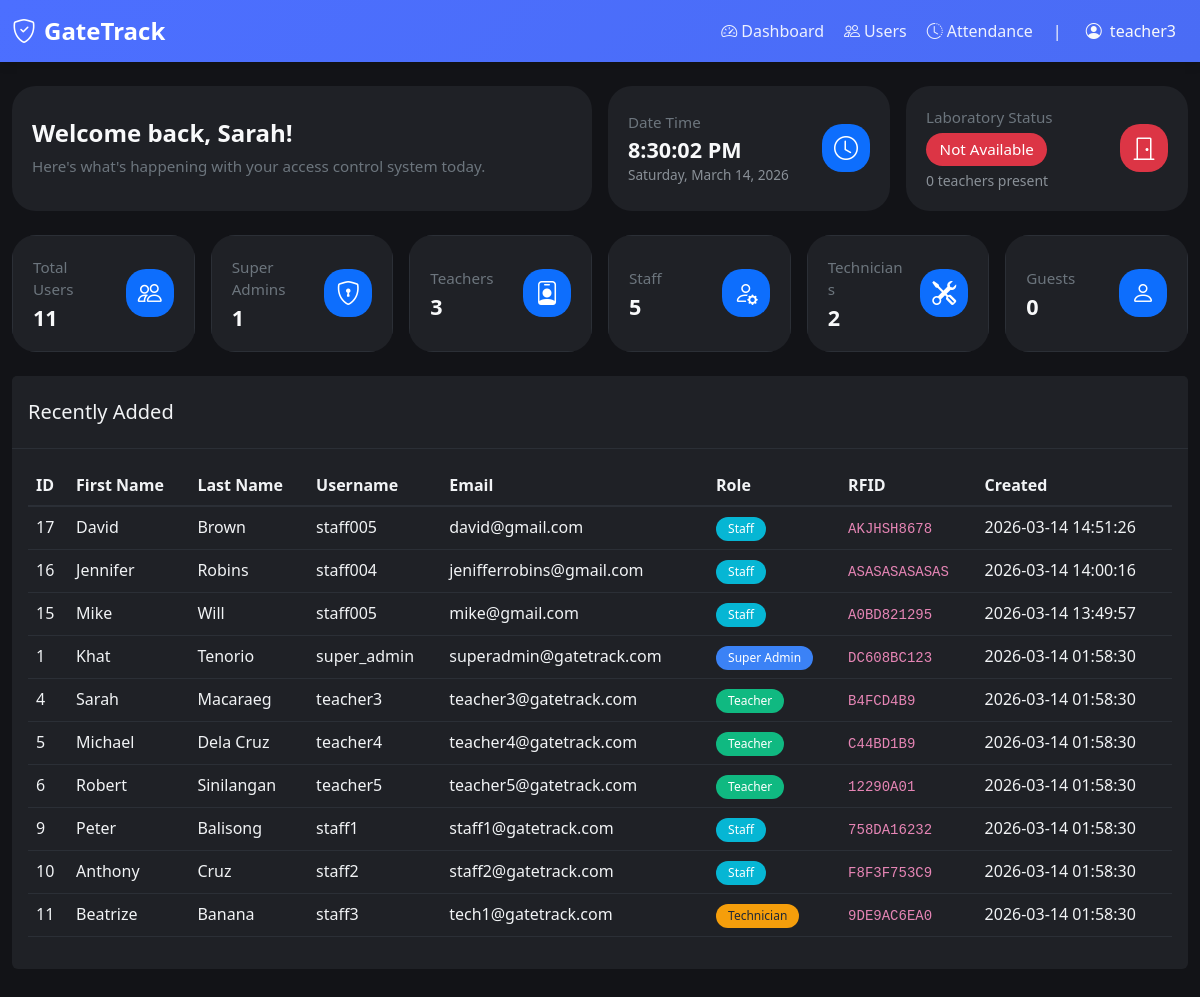
The app's page /dashboard (signed in), older data.
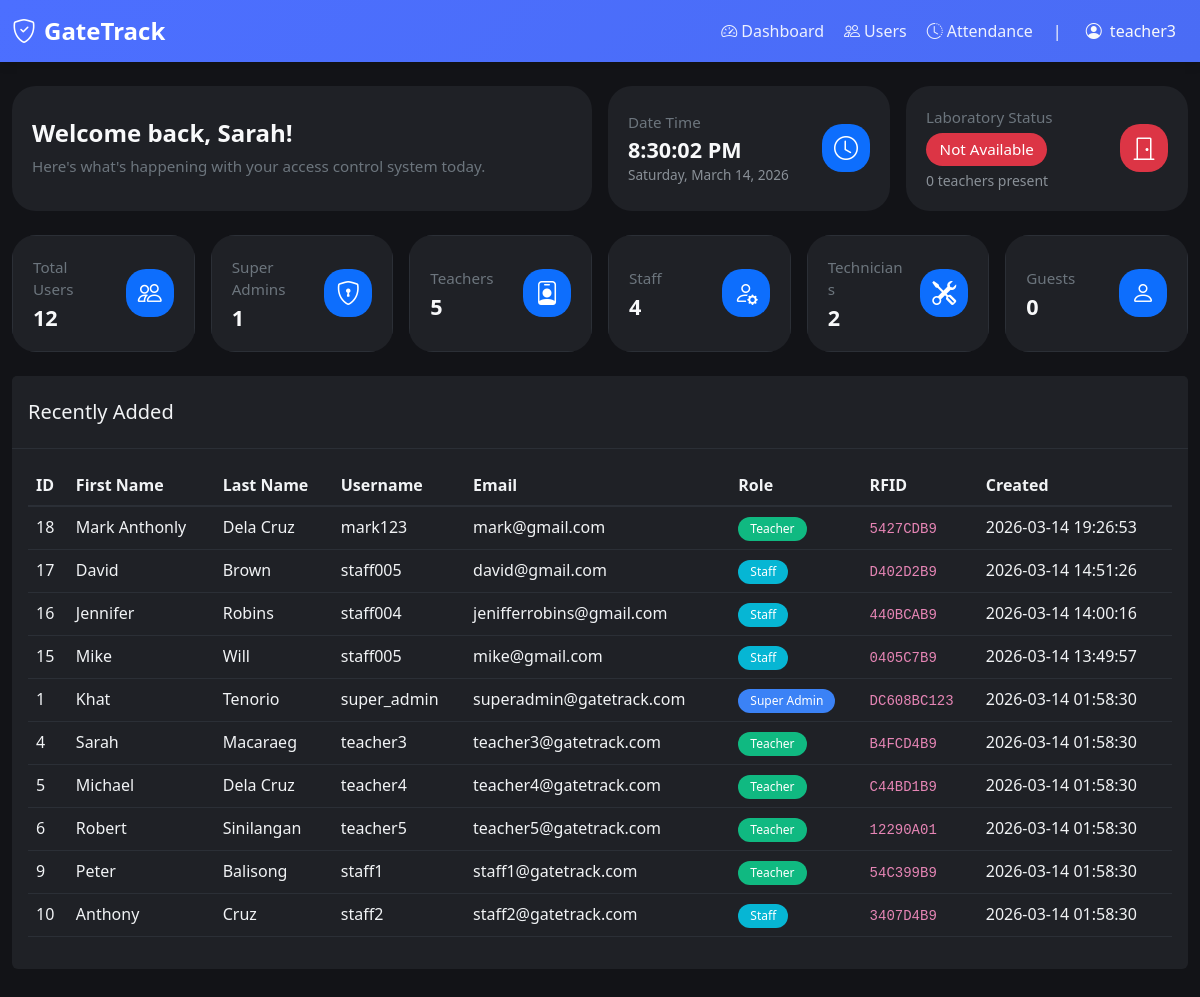
The same page, newer data.
### tables this page shows
CREATE TABLE "users" (id INTEGER NOT NULL, username VARCHAR(80), email VARCHAR(120) NOT NULL, password VARCHAR(200), contact VARCHAR(20), gender VARCHAR(10), role VARCHAR(20) NOT NULL, created_at DATETIME, rfid TEXT, first_name VARCHAR(50), last_name VARCHAR(50), PRIMARY KEY (id), UNIQUE (email));

### app.py (the view)
@app.route('/dashboard')
@login_required
def dashboard():
    user_count = get_user_count_by_role()
    super_admin_count = get_user_count_by_role('super_admin')
    teacher_count = get_user_count_by_role('teacher')
    staff_count = get_user_count_by_role('staff')
    technician_count = get_user_count_by_role('technician')
    guest_count = get_user_count_by_role('guest')
    from database_utils import get_today_attendance_count, get_teachers_currently_present
    teachers_present = get_teachers_currently_present()
    lab_status = 'Available' if teachers_present > 0 else 'Not Available'
    all_users = get_all_users()
    recent_users = sorted(all_users, key=lambda u: u['created_at'] or '1900-01-01', reverse=True)[:10]
    return render_template(
        'dashboard.html',
        user_count=user_count,
        super_admin_count=super_admin_count,
        teacher_count=teacher_count,
        staff_count=staff_count,
        technician_count=technician_count,
        guest_count=guest_count,
        users=recent_users,
        teachers_present=teachers_present,
        lab_status=lab_status
    )

### app.py (called while the page is built)
def get_connection():
    conn = sqlite3.connect(DB_PATH)
    conn.row_factory = sqlite3.Row
    return conn

def get_all_users():
    conn = get_connection()
    cursor = conn.cursor()
    cursor.execute('SELECT * FROM users ORDER BY id')
    users = cursor.fetchall()
    conn.close()
    return users

def get_user_count_by_role(role=None):
    conn = get_connection()
    cursor = conn.cursor()
    if role:
        cursor.execute('SELECT COUNT(*) FROM users WHERE role = ?', (role,))
    else:
        cursor.execute('SELECT COUNT(*) FROM users')
    count = cursor.fetchone()[0]
    conn.close()
    return count

def login_required(f):
    @wraps(f)
    def decorated_function(*args, **kwargs):
        if 'user_id' not in session:
            flash('Please log in to access this page.', 'error')
            return redirect(url_for('login'))
        return f(*args, **kwargs)
    return decorated_function

### database_utils.py (called while the page is built)
def get_connection() -> sqlite3.Connection:
    conn = sqlite3.connect(DB_PATH)
    conn.row_factory = sqlite3.Row
    return conn

### templates/dashboard.html (shortened to what the changed rows need)
{% extends "nav.html" %} {% block title %}Dashboard - GateTrack{% endblock %}  {% block content %}
<div class="row g-3 mb-4">
  <div class="col-12 col-xl-6 col-lg-12">
    <div class="card dashboard-card welcome-card">
      <div class="card-body">
        <div class="welcome-text">
          <h2 class="mb-2 fw-bolder text-light">
            Welcome back, {{ session.get('first_name') }}!
          </h2>
          <p class="text-secondary mb-0">
            Here's what's happening with your access control system today.
          </p>
        </div>
      </div>
    </div>
  </div>
</div>
<div class="row g-3 mb-4">
  <div class="col-12 col-sm-6 col-lg-4 col-xl-2">
    <div class="card dashboard-card stats-card">
      <div class="card-body">
        <div class="stats-content">
          <p class="text-secondary card-label">Total Users</p>
          <h3 class="text-light">{{ user_count }}</h3>
        </div>
      </div>
    </div>
  </div>
  <div class="col-12 col-sm-6 col-lg-4 col-xl-2">
    <div class="card dashboard-card stats-card">
      <div class="card-body">
        <div class="stats-content">
          <p class="text-secondary card-label">Teachers</p>
          <h3 class="text-light">{{ teacher_count }}</h3>
        </div>
      </div>
    </div>
  </div>
  <div class="col-12 col-sm-6 col-lg-4 col-xl-2">
    <div class="card dashboard-card stats-card">
      <div class="card-body">
        <div class="stats-content">
          <p class="text-secondary card-label">Staff</p>
          <h3 class="text-light">{{ staff_count }}</h3>
        </div>
      </div>
    </div>
  </div>
</div>
<div class="row">
  <div class="col-12">
    <div class="card">
      <div class="card-body">
        <div class="table-responsive">
          <table class="table">
            <thead>
              <tr>
                <th>ID</th>
                <th>First Name</th>
                <th>Last Name</th>
                <th>Username</th>
                <th>Email</th>
                <th>Role</th>
                <th>RFID</th>
                <th>Created</th>
              </tr>
            </thead>
            <tbody>
              {% for user in users[:15] %}
              <tr>
                <td>{{ user.id }}</td>
                <td>{{ user.first_name or '-' }}</td>
                <td>{{ user.last_name or '-' }}</td>
                <td>{{ user.username or '-' }}</td>
                <td>{{ user.email }}</td>
                <td>
                  <span
                    class="badge badge-role-{{ user.role | replace('_', '-') }}"
                  >
                    {{ user.role.replace('_', ' ').title() }}
                  </span>
                </td>
                <td><code>{{ user.rfid or 'N/A' }}</code></td>
                <td>{{ user.created_at }}</td>
              </tr>
              {% endfor %}
            </tbody>
          </table>
        </div>
      </div>
    </div>
  </div>
</div>
{% endblock %}

### templates/nav.html (shortened to what this page needs)
<!doctype html>
<html lang="en" data-bs-theme="dark">
  <head>
    <link
      href="{{ url_for('static', filename='bootstrap/5.3.0/css/bootstrap.min.css') }}"
      rel="stylesheet"
    />
    <link
      rel="stylesheet"
      href="{{ url_for('static', filename='css/style.css') }}"
    />
    <link
      rel="stylesheet"
      href="{{ url_for('static', filename='bootstrap-icons/1.11.0/font/bootstrap-icons.css') }}"
    />
  </head>
  <body>
    <nav class="navbar sticky-top navbar-expand-lg navbar-dark">
      <div class="container-fluid">
        <a class="navbar-brand" href="{{ url_for('dashboard') }}">
          <i class="bi bi-shield-check me-2"></i>GateTrack
        </a>
        <div class="collapse navbar-collapse" id="navbarNav">
          <div class="navbar-nav ms-auto">
            <div class="nav-group">
              <ul class="navbar-nav">
                <li class="nav-item">
                  <a
                    class="nav-link{% if request.endpoint == 'dashboard' %} active{% endif %}"
                    href="{{ url_for('dashboard') }}"
                  >
                    <i class="bi bi-speedometer2 me-1"></i>Dashboard
                  </a>
                </li>
                {% if session.get('role') in ['super_admin', 'teacher'] %}
                <li class="nav-item">
                  <a
                    class="nav-link{% if request.endpoint == 'users' %} active{% endif %}"
                    href="{{ url_for('users') }}"
                  >
                    <i class="bi bi-people me-1"></i>Users
                  </a>
                </li>
                <li class="nav-item">
                  <a
                    class="nav-link{% if request.endpoint == 'attendance' %} active{% endif %}"
                    href="{{ url_for('attendance') }}"
                  >
                    <i class="bi bi-clock-history me-1"></i>Attendance
                  </a>
                </li>
                {% endif %}
              </ul>
              <span class="text-light mx-1">|</span>
              <div class="dropdown">
                <button
                  class="btn btn-outline-light dropdown-toggle"
                  type="button"
                  data-bs-toggle="dropdown"
                >
                  <i class="bi bi-person-circle me-1"></i>
                  {{ session.get('username') or session.get('email') }}
                </button>
              </div>
            </div>
          </div>
        </div>
      </div>
    </nav>
    <div class="container-fluid py-4">{% block content %}{% endblock %}</div>
  </body>
</html>

Row changes from the older to the newer data that the page shows:
no longer on this page (row edited): users: id "11", first_name "Beatrize", last_name "Banana", username "staff3", email "tech1@gatetrack.com", role.replace "Technician", rfid "9DE9AC6EA0", created_at "2026-03-14 01:58:30"
added users: id "18", first_name "Mark Anthonly", last_name "Dela Cruz", username "mark123", email "mark@gmail.com", role.replace "Teacher", rfid "5427CDB9", created_at "2026-03-14 19:26:53"
changed users "David": rfid "AKJHSH8678" → "D402D2B9"
changed users "Jennifer": rfid "ASASASASASAS" → "440BCAB9"
changed users "Mike": rfid "A0BD821295" → "0405C7B9"
changed users "Peter": role "staff" → "teacher" (drawn); role.replace "Staff" → "Teacher"; rfid "758DA16232" → "54C399B9"
changed users "Anthony": rfid "F8F3F753C9" → "3407D4B9"
Text that changed along with them:
{{ user_count }}: "11" → "12"
{{ teacher_count }}: "3" → "5"
{{ staff_count }}: "5" → "4"
